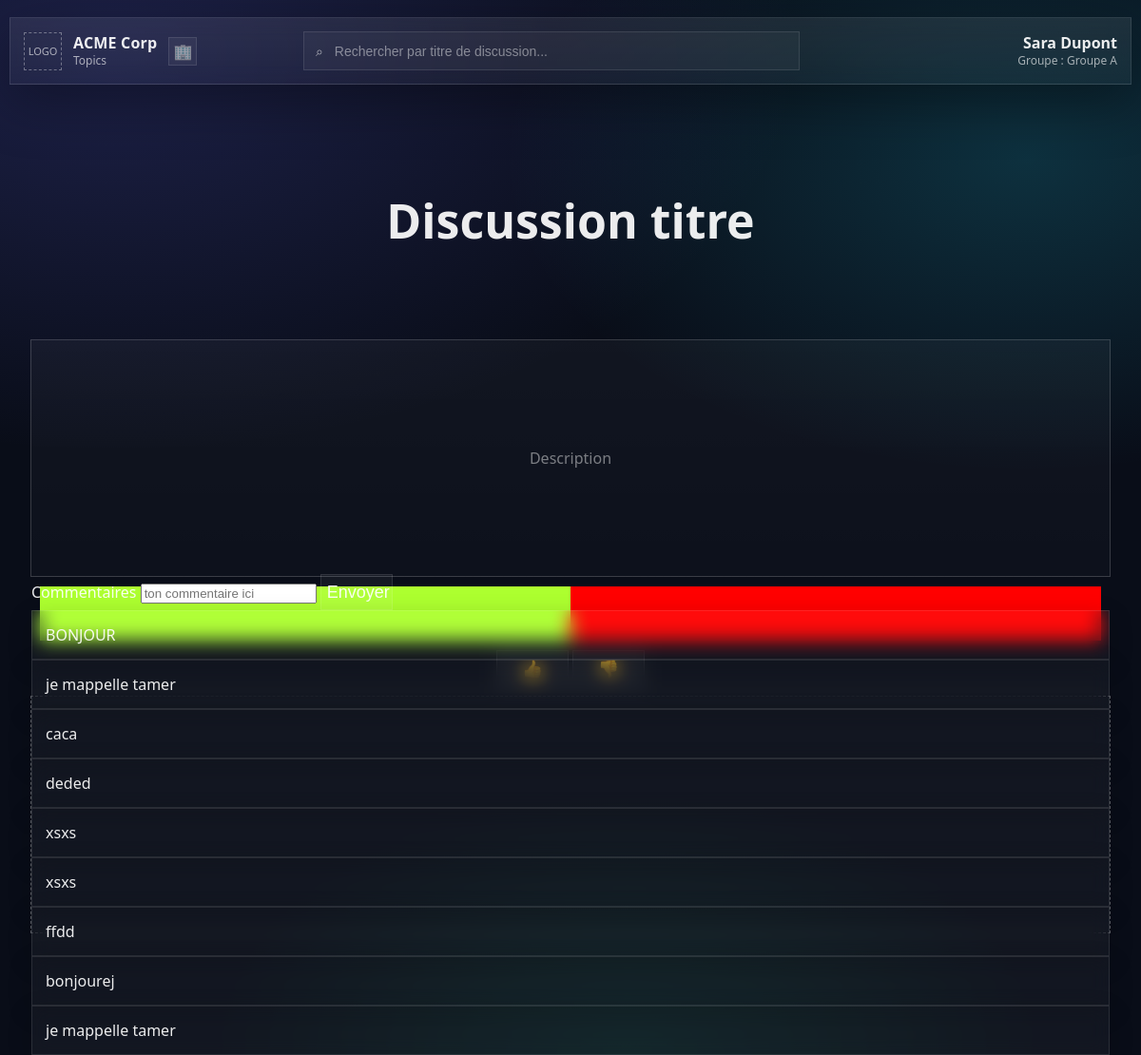
Page /main/1 on the committed database.
### tables this page shows
CREATE TABLE Comments(
                id_comment INTEGER PRIMARY KEY AUTOINCREMENT,
                id_c INTEGER NOT NULL,
                id_d INTEGER NOT NULL,
                content TEXT NOT NULL,
                FOREIGN KEY(id_c) REFERENCES Client(id_client),
                FOREIGN KEY(id_d) REFERENCES Client(id_discussion)
                );

### app.py (the view)
@app.route("/main/<int:discussion_id>", methods=["GET", "POST"])
def main(discussion_id):
    comments = []
    for comment in select_comments(discussion_id):
        comments.append(comment[3])
    return render_template("main.html", discussion_id=discussion_id, comments=comments)

### bdd.py (called while the page is built)
def get_db():
    if "db" not in g:
        g.db = sqlite3.connect(db_file)
        g.db.row_factory = sqlite3.Row
    return g.db

def select_comments(discussion_id):
    data = get_db()
    sql = data.cursor()
    command = """SELECT * FROM Comments WHERE id_d= ?;
            """
    sql.execute(command, [discussion_id])
    result = sql.fetchall()
    return result

### templates/main.html (shortened to what this page needs)
<!DOCTYPE html>
<html lang="en">
<head>
    <link rel="stylesheet" href="{{ url_for('static', filename='main.css') }}"/>
</head>
<body>
  <header class="topbar">
    <div class="topbar-left">
      <div id="logo-slot" class="logo-slot" aria-label="Emplacement logo">LOGO</div>
      <div class="company">
        <div id="companyName" class="company-name">NomEntreprise</div>
        <div class="company-sub">Topics</div>
      </div>
      <div class="company-mark" aria-hidden="true">🏢</div>
    </div>
    <div class="topbar-center">
      <div class="search">
        <span class="search-icon" aria-hidden="true">⌕</span>
        <input
          id="searchInput"
          type="search"
          placeholder="Rechercher par titre de discussion..."
          aria-label="Rechercher"
        />
      </div>
    </div>
    <div class="topbar-right">
      <div class="user">
        <div id="userFullName" class="user-name">Prénom Nom</div>
        <div id="userGroup" class="user-group">Groupe : ...</div>
      </div>
    </div>
  </header>
  <main>
    <section class="information-section">
      <div class="topic-title-container">
        <span class="topic-title">
          Discussion titre
        </span>
      </div>
      <div class="description-container">
        <div class="description">
            Description
        </div>
      </div>
    </section>
    <section class="interactive-section">
      <div class="voting-results">
        <div class="voting-bar-results">
          <div class="bar-for"></div>
          <div class="bar-against"></div>
        </div>
        <div class="btn-area">
          <a class="icon-btn" href="">👍</a>
          <a class="icon-btn" href="">👎</a>
        </div>
      </div>
      <div class="comments">
        <div class="commentInput">
          <form class="commentForm" method="post" action='{{url_for("commentaire", discussion_id=discussion_id)}}'>
            <label for="comment_input"> Commentaires </label>
          </form>
        </div>
        {% for  comment in comments %}
        <div class="commentText">
          {{ comment }}
        </div>
        {% endfor %}
      </div>
    </section>
  </main>
</body>
</html>

### rows in the picture
Comments: content "BONJOUR"
Comments: content "je mappelle tamer"
Comments: content "caca"
Comments: content "deded"
Comments: content "xsxs"
Comments: content "xsxs"
Comments: content "ffdd"
Comments: content "bonjourej"
Comments: content "je mappelle tamer"
